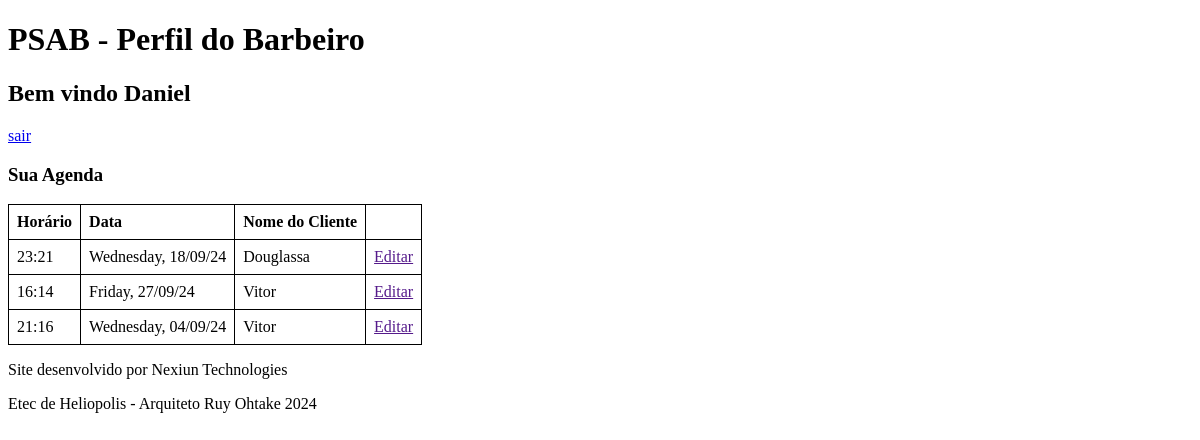
/public/pages/barberAccount.php (signed in), run on an earlier commit of the app's database.
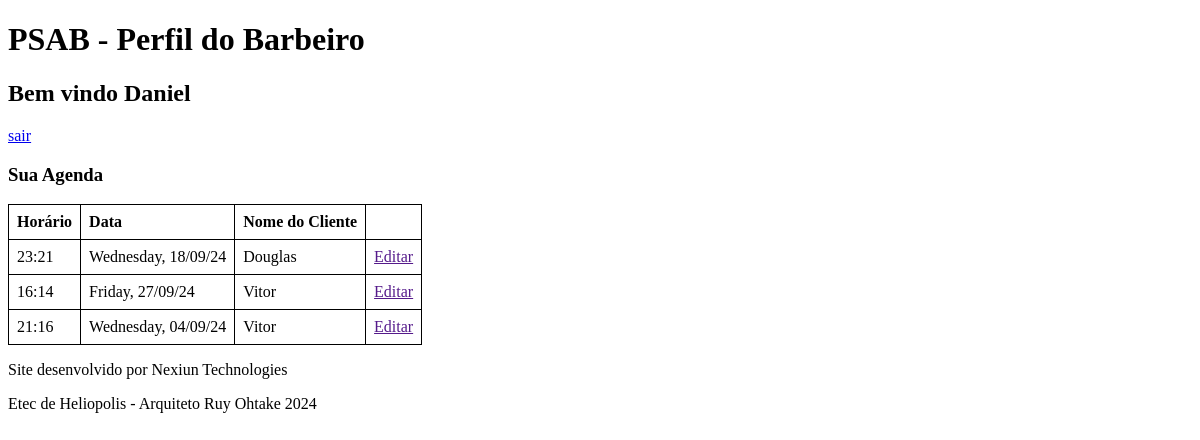
And on a later commit of the database.
### tables this page shows
CREATE TABLE IF NOT EXISTS `tb_barber` (
  `idBarber` int(11) NOT NULL AUTO_INCREMENT,
  `nameBarber` varchar(100) NOT NULL,
  `emailBarber` varchar(75) NOT NULL,
  `passwordBarber` int(32) NOT NULL,
  `idUser` int(11) NOT NULL,
  PRIMARY KEY (`idBarber`),
  KEY `idUser` (`idUser`)
);

CREATE TABLE IF NOT EXISTS `tb_schedule` (
  `idSchedule` int(11) NOT NULL AUTO_INCREMENT,
  `timeSchedule` time NOT NULL,
  `dateSchedule` date NOT NULL,
  `idClient` int(11) NOT NULL,
  `idBarber` int(11) NOT NULL,
  PRIMARY KEY (`idSchedule`),
  KEY `idClient` (`idClient`),
  KEY `idBarber` (`idBarber`)
);

CREATE TABLE IF NOT EXISTS `tb_client` (
  `idClient` int(11) NOT NULL AUTO_INCREMENT,
  `nameClient` varchar(100) NOT NULL,
  `emailClient` varchar(75) NOT NULL,
  `passwordClient` varchar(32) NOT NULL,
  `idUser` int(11) NOT NULL,
  PRIMARY KEY (`idClient`),
  KEY `idUser` (`idUser`)
);

### db/database.php (called while the page is built, shortened)
<?php
class Database
{
    private $pdo;
    private $host = 'localhost';
    private $db = 'psab';
    private $user = 'root';
    private $pass = '';
    public function connect()
    {
        $dsn = "mysql:host={$this->host};dbname={$this->db};charset=utf8";
        try {
            $this->pdo = new PDO($dsn, $this->user, $this->pass);
            $this->pdo->setAttribute(PDO::ATTR_ERRMODE, PDO::ERRMODE_EXCEPTION);
        } catch (PDOException $e) {
            echo 'Conexão falhou: ' . $e->getMessage();
        }
    }
    public function select($table, $columns = "*", $condition = "1")
    {
        $sql = "SELECT $columns FROM $table WHERE $condition";
        $stmt = $this->pdo->prepare($sql);
        $stmt->execute();
        return $stmt->fetchAll(PDO::FETCH_ASSOC);
    }
    public function selectJoin($table, $columns = "*", $joins = "", $condition = "1")
    {
        $sql = "SELECT $columns FROM $table $joins WHERE $condition";
        $stmt = $this->pdo->prepare($sql);
        $stmt->execute();
        return $stmt->fetchAll(PDO::FETCH_ASSOC);
    }
}

### src/classes/Barber.php (called while the page is built, shortened)
<?php
require_once __DIR__ . '/../../db/Database.php';
class Barber extends Database
{
    private $idBarber;
    private $nameBarber;
    function __construct($id = '', $type = '')
    {
        if ($id != '') {
            if ($type === 'barber') {
                $query = $this->select("tb_barber", "*", "idBarber = '{$id}' LIMIT 1;");
            } else {
                $query = $this->select("tb_barber", "*", "idUser = '{$id}' LIMIT 1;");
            }
        }
    }
    public function viewSchedule()
    {
        $query = $this->selectJoin(
            "tb_schedule",
            "nameClient, dateSchedule, timeSchedule",
            "JOIN tb_client ON tb_schedule.idClient = tb_client.idClient",
            "tb_schedule.idBarber = {$this->getIdBarber()} AND tb_schedule.idClient = tb_client.idClient"
        );
        return $query;
    }
    public function getIdBarber()
    {
        return $this->idBarber;
    }
    public function setIdBarber($idBarber)
    {
        return $this->idBarber = $idBarber;
    }
    public function getNameBarber()
    {
        return $this->nameBarber;
    }
    public function setNameBarber($nameBarber)
    {
        return $this->nameBarber = $nameBarber;
    }
    public function setEmailBarber($emailBarber)
    {
        return $this->emailBarber = $emailBarber;
    }
    public function setPasswordBarber($passwordBarber)
    {
        return $this->passwordBarber = $passwordBarber;
    }
    public function setIdUser($idUser)
    {
        return $this->idUser = $idUser;
    }
}

### public/pages/barberAccount.php (the view, shortened to what this page needs)
<?php
require_once "../../src/classes/Barber.php";
$barber = new Barber($_SESSION['idUser']);
$result = $barber->viewSchedule();
?>
<!DOCTYPE html>
<html lang="pt-br">
<head>
</head>
<body>
    <header>
        <h1>PSAB - Perfil do Barbeiro</h1>
    </header>
    <main>
        <h2>Bem vindo <?php echo $barber->getNameBarber() ?></h2>
        <section>
            <p>
                <a href="../../src/php/logout.php">sair</a>
            </p>
        </section>
        <section>
            <table>
                <h3>Sua Agenda</h3>
                <tr>
                    <th>Horário</th>
                    <th>Data</th>
                    <th>Nome do Cliente</th>
                    <th></th>
                </tr>
                <?php
                if (count($result) > 0) {
                    foreach ($result as $row) {
                        echo "<tr>";
                        echo "<td>" . date('H:i', strtotime($row["timeSchedule"])) . "</td>";
                        echo "<td>" . date('l, d/m/y', strtotime($row["dateSchedule"])) . "</td>";
                        echo "<td>" . $row["nameClient"] . "</td>";
                        echo '<td><a href="">Editar</a></td>';
                        echo "</tr>";
                    }
                }
                ?>
            </table>
        </section>
    </main>
    <footer>
        <p>Site desenvolvido por Nexiun Technologies</p>
        <p>Etec de Heliopolis - Arquiteto Ruy Ohtake 2024</p>
    </footer>
</body>
</html>

### public/pages/barberAccount.php (style rules this page uses)
table { border-collapse: collapse; }
table, th, td { border: 1px solid black; }
th, td { padding: 8px; text-align: left; }

What changed in the data, as far as the page shows it:
changed through a linked row, tb_schedule "Wednesday, 18/09/24": idClient.nameClient "Douglassa" → "Douglas"
